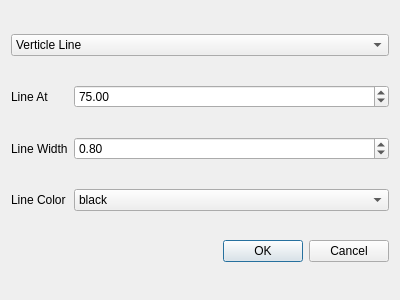
<?xml version="1.0" encoding="UTF-8"?>
<ui version="4.0">
 <class>Dialog</class>
 <widget class="QDialog" name="Dialog">
  <property name="geometry">
   <rect>
    <x>0</x>
    <y>0</y>
    <width>400</width>
    <height>300</height>
   </rect>
  </property>
  <property name="windowTitle">
   <string>Dialog</string>
  </property>
  <layout class="QGridLayout" name="gridLayout">
   <item row="2" column="1">
    <widget class="QDoubleSpinBox" name="line_width_sb">
     <property name="singleStep">
      <double>0.100000000000000</double>
     </property>
     <property name="value">
      <double>0.800000000000000</double>
     </property>
    </widget>
   </item>
   <item row="1" column="1">
    <widget class="QDoubleSpinBox" name="line_pos_sb">
     <property name="value">
      <double>75.000000000000000</double>
     </property>
    </widget>
   </item>
   <item row="0" column="0" colspan="2">
    <widget class="QComboBox" name="comboBox">
     <item>
      <property name="text">
       <string>Verticle Line</string>
      </property>
     </item>
     <item>
      <property name="text">
       <string>Horizontal Line</string>
      </property>
     </item>
    </widget>
   </item>
   <item row="2" column="0">
    <widget class="QLabel" name="label_2">
     <property name="text">
      <string>Line Width</string>
     </property>
    </widget>
   </item>
   <item row="4" column="1">
    <widget class="QDialogButtonBox" name="buttonBox">
     <property name="orientation">
      <enum>Qt::Horizontal</enum>
     </property>
     <property name="standardButtons">
      <set>QDialogButtonBox::Cancel|QDialogButtonBox::Ok</set>
     </property>
    </widget>
   </item>
   <item row="1" column="0">
    <widget class="QLabel" name="label">
     <property name="text">
      <string>Line At</string>
     </property>
    </widget>
   </item>
   <item row="3" column="0">
    <widget class="QLabel" name="label_3">
     <property name="text">
      <string>Line Color</string>
     </property>
    </widget>
   </item>
   <item row="3" column="1">
    <widget class="QComboBox" name="color_cb">
     <item>
      <property name="text">
       <string>black</string>
      </property>
     </item>
     <item>
      <property name="text">
       <string>red</string>
      </property>
     </item>
     <item>
      <property name="text">
       <string>blue</string>
      </property>
     </item>
     <item>
      <property name="text">
       <string>yellow</string>
      </property>
     </item>
     <item>
      <property name="text">
       <string>purple</string>
      </property>
     </item>
     <item>
      <property name="text">
       <string>orange</string>
      </property>
     </item>
     <item>
      <property name="text">
       <string>white</string>
      </property>
     </item>
    </widget>
   </item>
  </layout>
 </widget>
 <resources/>
 <connections>
  <connection>
   <sender>buttonBox</sender>
   <signal>accepted()</signal>
   <receiver>Dialog</receiver>
   <slot>accept()</slot>
   <hints>
    <hint type="sourcelabel">
     <x>248</x>
     <y>254</y>
    </hint>
    <hint type="destinationlabel">
     <x>157</x>
     <y>274</y>
    </hint>
   </hints>
  </connection>
  <connection>
   <sender>buttonBox</sender>
   <signal>rejected()</signal>
   <receiver>Dialog</receiver>
   <slot>reject()</slot>
   <hints>
    <hint type="sourcelabel">
     <x>316</x>
     <y>260</y>
    </hint>
    <hint type="destinationlabel">
     <x>286</x>
     <y>274</y>
    </hint>
   </hints>
  </connection>
 </connections>
</ui>
